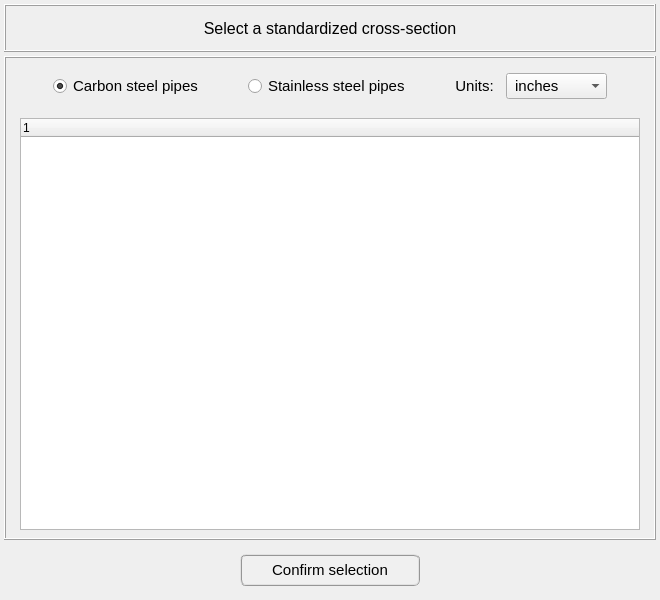
<?xml version="1.0" encoding="UTF-8"?>
<ui version="4.0">
 <class>Dialog</class>
 <widget class="QDialog" name="Dialog">
  <property name="geometry">
   <rect>
    <x>0</x>
    <y>0</y>
    <width>660</width>
    <height>600</height>
   </rect>
  </property>
  <property name="minimumSize">
   <size>
    <width>660</width>
    <height>550</height>
   </size>
  </property>
  <property name="maximumSize">
   <size>
    <width>660</width>
    <height>600</height>
   </size>
  </property>
  <property name="windowTitle">
   <string>Standardized cross-sections</string>
  </property>
  <layout class="QGridLayout" name="gridLayout">
   <property name="leftMargin">
    <number>4</number>
   </property>
   <property name="topMargin">
    <number>4</number>
   </property>
   <property name="rightMargin">
    <number>4</number>
   </property>
   <property name="bottomMargin">
    <number>4</number>
   </property>
   <property name="spacing">
    <number>4</number>
   </property>
   <item row="2" column="0">
    <widget class="QFrame" name="frame">
     <property name="enabled">
      <bool>true</bool>
     </property>
     <property name="minimumSize">
      <size>
       <width>0</width>
       <height>52</height>
      </size>
     </property>
     <property name="maximumSize">
      <size>
       <width>16777215</width>
       <height>52</height>
      </size>
     </property>
     <property name="frameShape">
      <enum>QFrame::NoFrame</enum>
     </property>
     <property name="frameShadow">
      <enum>QFrame::Raised</enum>
     </property>
     <layout class="QGridLayout" name="gridLayout_2">
      <property name="leftMargin">
       <number>0</number>
      </property>
      <property name="topMargin">
       <number>0</number>
      </property>
      <property name="rightMargin">
       <number>0</number>
      </property>
      <property name="bottomMargin">
       <number>0</number>
      </property>
      <property name="spacing">
       <number>0</number>
      </property>
      <item row="0" column="0">
       <widget class="QPushButton" name="pushButton_confirm_selection">
        <property name="enabled">
         <bool>true</bool>
        </property>
        <property name="minimumSize">
         <size>
          <width>180</width>
          <height>32</height>
         </size>
        </property>
        <property name="maximumSize">
         <size>
          <width>180</width>
          <height>32</height>
         </size>
        </property>
        <property name="font">
         <font>
          <family>MS Shell Dlg 2</family>
          <pointsize>11</pointsize>
          <weight>50</weight>
          <italic>false</italic>
          <bold>false</bold>
         </font>
        </property>
        <property name="styleSheet">
         <string notr="true">QPushButton{border-radius: 6px; border-color: rgb(150, 150, 150); border-style: ridge; border-width: 2px; color: rgb(0, 0, 0); background-color: rgb(240, 240, 240)}
QPushButton:hover{border-radius: 6px; border-color: rgb(0, 170, 255); border-style: ridge; border-width: 2px; color: rgb(0, 0, 0); background-color: rgba(174, 213, 255, 100)}
QPushButton:pressed{border-radius: 6px; border-color: rgb(0, 170, 255); border-style: ridge; border-width: 2px; color: rgb(0, 0, 0); background-color: rgb(174, 213, 255)}
QPushButton:disabled{border-radius: 6px; border-color: rgb(150, 150, 150); border-style: ridge; border-width: 0px; color: rgb(150,150, 150); background-color: rgb(220, 220, 220)}</string>
        </property>
        <property name="text">
         <string>Confirm selection</string>
        </property>
       </widget>
      </item>
     </layout>
    </widget>
   </item>
   <item row="1" column="0">
    <widget class="QFrame" name="frame">
     <property name="frameShape">
      <enum>QFrame::Box</enum>
     </property>
     <property name="frameShadow">
      <enum>QFrame::Raised</enum>
     </property>
     <layout class="QGridLayout" name="gridLayout_5">
      <property name="leftMargin">
       <number>4</number>
      </property>
      <property name="topMargin">
       <number>4</number>
      </property>
      <property name="rightMargin">
       <number>4</number>
      </property>
      <property name="bottomMargin">
       <number>4</number>
      </property>
      <property name="spacing">
       <number>4</number>
      </property>
      <item row="1" column="0">
       <widget class="QFrame" name="frame_4">
        <property name="frameShape">
         <enum>QFrame::NoFrame</enum>
        </property>
        <property name="frameShadow">
         <enum>QFrame::Raised</enum>
        </property>
        <layout class="QGridLayout" name="gridLayout_6">
         <property name="leftMargin">
          <number>4</number>
         </property>
         <property name="topMargin">
          <number>4</number>
         </property>
         <property name="rightMargin">
          <number>4</number>
         </property>
         <property name="bottomMargin">
          <number>4</number>
         </property>
         <property name="spacing">
          <number>4</number>
         </property>
         <item row="0" column="0">
          <widget class="QTreeWidget" name="treeWidget_section_data">
           <property name="minimumSize">
            <size>
             <width>500</width>
             <height>0</height>
            </size>
           </property>
           <property name="maximumSize">
            <size>
             <width>620</width>
             <height>420</height>
            </size>
           </property>
           <property name="indentation">
            <number>0</number>
           </property>
           <column>
            <property name="text">
             <string notr="true">1</string>
            </property>
           </column>
          </widget>
         </item>
        </layout>
       </widget>
      </item>
      <item row="0" column="0">
       <widget class="QFrame" name="frame_3">
        <property name="minimumSize">
         <size>
          <width>0</width>
          <height>48</height>
         </size>
        </property>
        <property name="maximumSize">
         <size>
          <width>16777215</width>
          <height>48</height>
         </size>
        </property>
        <property name="frameShape">
         <enum>QFrame::NoFrame</enum>
        </property>
        <property name="frameShadow">
         <enum>QFrame::Raised</enum>
        </property>
        <layout class="QGridLayout" name="gridLayout_4">
         <property name="leftMargin">
          <number>2</number>
         </property>
         <property name="topMargin">
          <number>2</number>
         </property>
         <property name="rightMargin">
          <number>2</number>
         </property>
         <property name="bottomMargin">
          <number>2</number>
         </property>
         <property name="spacing">
          <number>4</number>
         </property>
         <item row="0" column="4">
          <spacer name="horizontalSpacer">
           <property name="orientation">
            <enum>Qt::Horizontal</enum>
           </property>
           <property name="sizeHint" stdset="0">
            <size>
             <width>40</width>
             <height>20</height>
            </size>
           </property>
          </spacer>
         </item>
         <item row="0" column="0">
          <spacer name="horizontalSpacer_3">
           <property name="orientation">
            <enum>Qt::Horizontal</enum>
           </property>
           <property name="sizeHint" stdset="0">
            <size>
             <width>40</width>
             <height>20</height>
            </size>
           </property>
          </spacer>
         </item>
         <item row="0" column="3">
          <widget class="QRadioButton" name="radioButton_stainless_steel">
           <property name="font">
            <font>
             <pointsize>11</pointsize>
            </font>
           </property>
           <property name="text">
            <string>Stainless steel pipes</string>
           </property>
          </widget>
         </item>
         <item row="0" column="6">
          <widget class="QComboBox" name="comboBox_units">
           <property name="font">
            <font>
             <pointsize>11</pointsize>
            </font>
           </property>
           <item>
            <property name="text">
             <string> inches</string>
            </property>
           </item>
           <item>
            <property name="text">
             <string> milimeters</string>
            </property>
           </item>
          </widget>
         </item>
         <item row="0" column="5">
          <widget class="QLabel" name="label">
           <property name="font">
            <font>
             <pointsize>11</pointsize>
            </font>
           </property>
           <property name="text">
            <string>Units:  </string>
           </property>
           <property name="alignment">
            <set>Qt::AlignRight|Qt::AlignTrailing|Qt::AlignVCenter</set>
           </property>
          </widget>
         </item>
         <item row="0" column="1">
          <widget class="QRadioButton" name="radioButton_carbon_steel">
           <property name="font">
            <font>
             <pointsize>11</pointsize>
            </font>
           </property>
           <property name="text">
            <string>Carbon steel pipes</string>
           </property>
           <property name="checked">
            <bool>true</bool>
           </property>
          </widget>
         </item>
         <item row="0" column="2">
          <spacer name="horizontalSpacer_2">
           <property name="orientation">
            <enum>Qt::Horizontal</enum>
           </property>
           <property name="sizeHint" stdset="0">
            <size>
             <width>40</width>
             <height>20</height>
            </size>
           </property>
          </spacer>
         </item>
         <item row="0" column="7">
          <spacer name="horizontalSpacer_4">
           <property name="orientation">
            <enum>Qt::Horizontal</enum>
           </property>
           <property name="sizeHint" stdset="0">
            <size>
             <width>40</width>
             <height>20</height>
            </size>
           </property>
          </spacer>
         </item>
        </layout>
       </widget>
      </item>
     </layout>
    </widget>
   </item>
   <item row="0" column="0">
    <widget class="QFrame" name="frame_2">
     <property name="minimumSize">
      <size>
       <width>0</width>
       <height>48</height>
      </size>
     </property>
     <property name="maximumSize">
      <size>
       <width>16777215</width>
       <height>48</height>
      </size>
     </property>
     <property name="frameShape">
      <enum>QFrame::Box</enum>
     </property>
     <property name="frameShadow">
      <enum>QFrame::Raised</enum>
     </property>
     <layout class="QGridLayout" name="gridLayout_3">
      <property name="leftMargin">
       <number>2</number>
      </property>
      <property name="topMargin">
       <number>2</number>
      </property>
      <property name="rightMargin">
       <number>2</number>
      </property>
      <property name="bottomMargin">
       <number>2</number>
      </property>
      <property name="spacing">
       <number>2</number>
      </property>
      <item row="0" column="0">
       <widget class="QLabel" name="label_title">
        <property name="font">
         <font>
          <family>MS Shell Dlg 2</family>
          <pointsize>12</pointsize>
          <weight>50</weight>
          <italic>false</italic>
          <bold>false</bold>
         </font>
        </property>
        <property name="text">
         <string>Select a standardized cross-section</string>
        </property>
        <property name="textFormat">
         <enum>Qt::AutoText</enum>
        </property>
        <property name="alignment">
         <set>Qt::AlignCenter</set>
        </property>
       </widget>
      </item>
     </layout>
    </widget>
   </item>
  </layout>
 </widget>
 <resources/>
 <connections/>
</ui>
